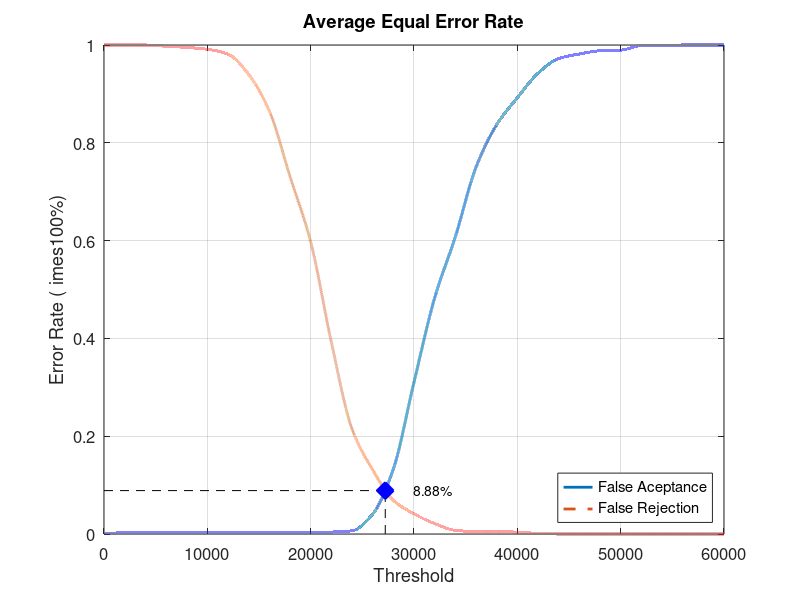
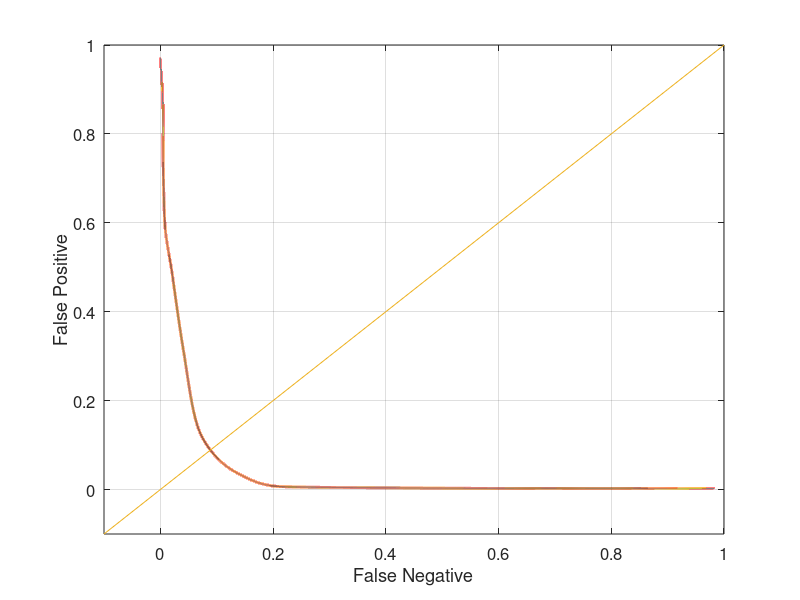

Reproduce these figures in MATLAB, in order.
close all;
clear;
clc;
x = 0:2000:60000;
xq = 0:0.5:60000;

y0 = [0 0.00263158 0.00263158 0.00263158 0.00263158 0.00263158 0.00263158 0.00263158 0.00263158 0.00263158 0.00263158 0.00394737 0.00657895 0.0407895 0.132895 0.310526 0.482895 0.607895 0.75 0.836842 0.892105 0.942105 0.972368 0.981579 0.988158 0.989474 0.998684 0.998684 1 1 1]
yy0 = interp1(x, y0, xq, 'pchip');
y1 = [1 1 1 0.9975 0.995 0.99125 0.98125 0.94 0.865 0.73125 0.5975 0.3925 0.215 0.13125 0.06875 0.04125 0.02125 0.0075 0.005 0.005 0.00375 0.00125 0 0 0 0 0 0 0 0 0]
yy1 = interp1(x, y1, xq, 'pchip');

% Calculating EER: 
y2 = abs(y0 - y1);
find(y2 == min(y2))
yy2 = abs(yy0 - yy1);
xEER = find(yy2 == min(yy2));
xEERIndex = xq(xEER) % X-axis EER
yEER = yy0(xEER) % Y-axis EER

main = figure
plot(xq, yy0,'-','LineWidth', 2);	hold on
plot(xq, yy1,'--','LineWidth', 2);	hold on
plot([xEERIndex xEERIndex], [0 yEER], 'k--');	hold on
plot([0 xEERIndex], [yEER yEER], 'k--');	hold on
plot(xEERIndex, yEER, 'bx', 'LineWidth', 10);	hold on
text(xEERIndex + 10 * xEERIndex / 100, yEER, [num2str(round((10000 * yEER)) / 100) '%'])
legend('False Aceptance', 'False Rejection', 'Location', 'SouthEast')
xlabel('Threshold')
ylabel('Error Rate (	imes100%)')
title('Average Equal Error Rate')
set(gca, 'FontSize', 12)
axis([0 60000 0 1])
grid on

print(main, 'Experiment5AverageMain', '-dpng');
FNRxFPR = figure('Color', [1 1 1]);
plot(yy1, yy0, '-', yy1, yy0, 'LineWidth', 2);
hold on
y = -0.1:0.1:1
plot(y, y); 
set(gca, 'FontSize', 12)
xlabel('False Negative')
ylabel('False Positive')
axis([-0.1 1 -0.1 1])
set(gca, 'FontSize', 12)
grid on

print(FNRxFPR, 'Experiment5AverageFNRxFPR','-dpng');
